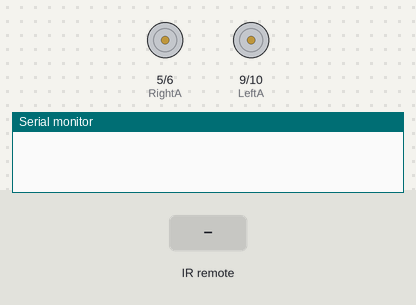
The sketch below on a simulated Arduino Uno, built with avr-gcc and run on an emulated ATmega328P. Parts: motor-driver pin pairs drawn as motors (green arrow = first pin HIGH = forward, orange = second pin HIGH = backward, longer = more drive), the last lines printed to the serial monitor. The inputs (shaded band) are chosen by the test bench.

Above: at 1.2 s.
1.3 s: infrared code 0xAD52FF00 received
At 2.5 s:
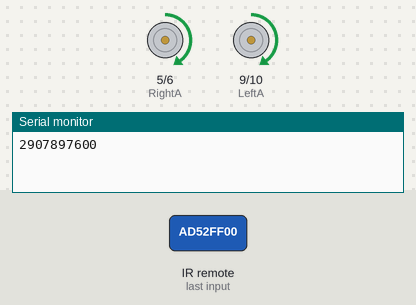
2.8 s: infrared code 0xE718FF00 received
At 3.6 s:
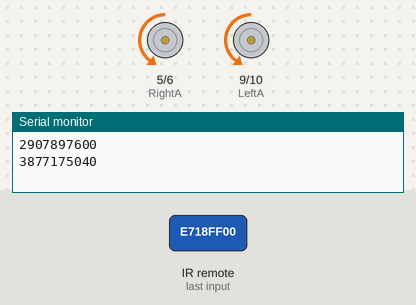
Timing chart, 0 to 5.8 s (numbered marks = the images above; inputs shaded):
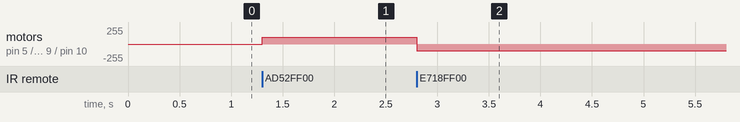

Measured:
- after the input at 1.3 s, motor on pin 5 (RightA) / pin 6 (RightB), motor on pin 9 (LeftA) / pin 10 (LeftB): stopped → forward 100/255 at once
- after the input at 2.8 s, motor on pin 5 (RightA) / pin 6 (RightB), motor on pin 9 (LeftA) / pin 10 (LeftB): forward 100/255 → backward 100/255 at once

The sketch:

04_IR_Remote.ino
```cpp
#include <IRremote.hpp>
#define RightA 5
#define RightB 6
#define LeftA 9
#define LeftB 10

#define Left1 7
#define Left2 8
#define Left_Speed 6

#define Right1 3
#define Right2 4
#define Right_Speed 5


#define irPin 12

IRrecv irrecv(irPin);
decode_results results;

void forward(int speed) {
  analogWrite(RightA, speed);
  analogWrite(RightB, LOW);
  analogWrite(LeftA, speed);
  analogWrite(LeftB, LOW);
}

void backward(int speed) {
  analogWrite(RightA, LOW);
  analogWrite(RightB, speed);
  analogWrite(LeftA, LOW);
  analogWrite(LeftB, speed);
}

void left(int speed) {
  analogWrite(RightA, speed);
  analogWrite(RightB, LOW);
  analogWrite(LeftA, LOW);
  analogWrite(LeftB, LOW);
}

void right(int speed) {
  analogWrite(RightA, LOW);
  analogWrite(RightB, LOW);
  analogWrite(LeftA, speed);
  analogWrite(LeftB, LOW);
}

void stopCar() {
  analogWrite(RightA, LOW);
  analogWrite(RightB, LOW);
  analogWrite(LeftA, LOW);
  analogWrite(LeftB, LOW);
}

void setup() {
  pinMode(RightA, OUTPUT);
  pinMode(RightB, OUTPUT);
  pinMode(LeftA, OUTPUT);
  pinMode(LeftB, OUTPUT);
  IrReceiver.begin(irPin, ENABLE_LED_FEEDBACK);
  Serial.begin(9600);
}

void loop(){

if (IrReceiver.decode())
  {
   unsigned long val = IrReceiver.decodedIRData.decodedRawData;
    Serial.println(val);

    if(val == 2907897600){
      forward(100);
    }

    if(val == 3810328320){
      stopCar();
    }

    if(val == 3877175040){
      backward(100);
    }

    IrReceiver.resume();
}

}
```
